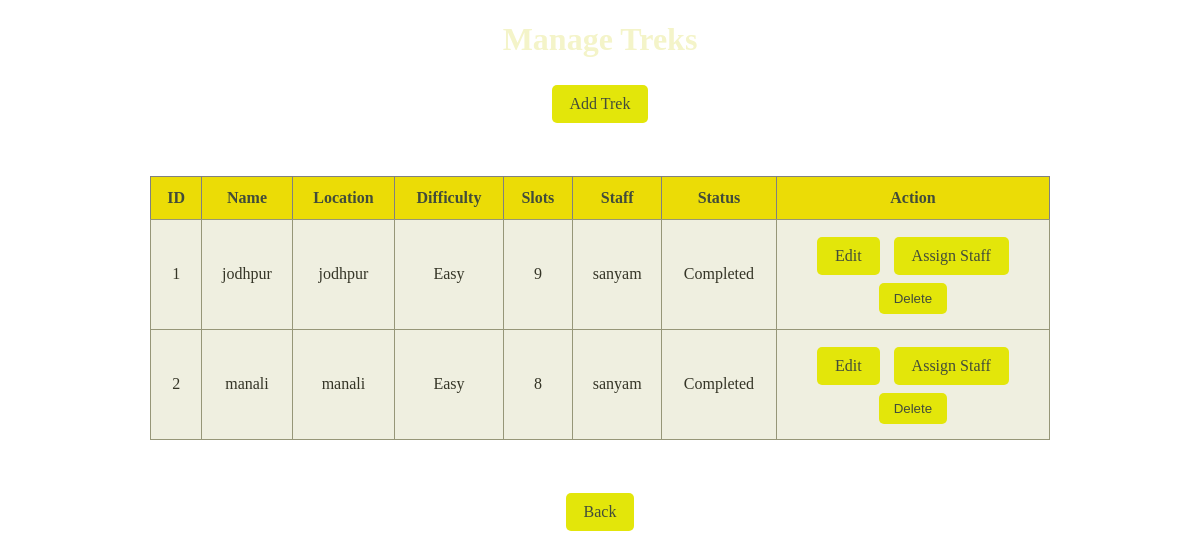
The app's page /admin/treks (signed in) with its own data.
### models.py (models this page shows)
class Trek(db.Model):
    __tablename__="treks"
    id=db.Column(db.Integer,primary_key=True)
    trek_name=db.Column(db.String(150),nullable=False)
    location=db.Column(db.String(100),nullable=False)
    difficulty=db.Column(db.String(20),nullable=False)
    duration=db.Column(db.Integer,nullable=False)
    available_slots=db.Column(db.Integer,nullable=False)
    start_date=db.Column(db.Date)
    end_date=db.Column(db.Date)
    status=db.Column(db.String(20),default="Pending")
    assigned_staff_id=db.Column(db.Integer,db.ForeignKey("trek_staff.id"),nullable=True)
    bookings=db.relationship("Booking",backref="trek")

class TrekStaff(db.Model):
    __tablename__="trek_staff"
    id=db.Column(db.Integer,primary_key=True)
    trek_staff_name=db.Column(db.String(100),nullable=False)
    phone=db.Column(db.String(15),nullable=False)
    experience=db.Column(db.Integer,nullable=False)
    address=db.Column(db.String(255),nullable=False)
    emergency_contact=db.Column(db.String(100),nullable=False)
    user_id=db.Column(db.Integer,db.ForeignKey("users.id"),unique=True,nullable=False)
    assigned_treks=db.relationship("Trek",backref="staff")

### app.py (the view)
@app.route("/admin/treks")
def admin_treks():
    if "user_id" not in session or session["role"] != "admin":
        return redirect(url_for("home"))
    return render_template("admin/treks.html", treks=Trek.query.all())

### templates/admin/treks.html (shortened to what this page needs)
<!DOCTYPE html>
<html>
<head>
</head>
<body>
<h1>Manage Treks</h1>
<a href="{{ url_for('admin_add_trek') }}">Add Trek</a>
<br><br>
<table border="1">
    <tr>
        <th>ID</th>
        <th>Name</th>
        <th>Location</th>
        <th>Difficulty</th>
        <th>Slots</th>
        <th>Staff</th>
        <th>Status</th>
        <th>Action</th>
    </tr>
    {% for trek in treks %}
    <tr>
        <td>{{ trek.id }}</td>
        <td>{{ trek.trek_name }}</td>
        <td>{{ trek.location }}</td>
        <td>{{ trek.difficulty }}</td>
        <td>{{ trek.available_slots }}</td>
        <td>{{ trek.staff.trek_staff_name }}</td>
        <td>{{ trek.status }}</td>
        <td>
            <a href="{{ url_for('admin_edit_trek', trek_id=trek.id) }}">Edit</a>
            <a href="{{ url_for('admin_assign_staff', trek_id=trek.id) }}">Assign Staff</a>
            <form method="POST"
                  action="{{ url_for('admin_delete_trek', trek_id=trek.id) }}">
                <button type="submit">Delete</button>
            </form>
        </td>
    </tr>
    {% endfor %}
</table>
<br>
<a href="{{ url_for('admin_dashboard') }}">Back</a>
</body>
</html>

### templates/admin/treks.html (style rules this page uses)
body { text-align: center; color: rgb(244, 244, 201); background: url('https://images.unsplash.com/photo-1470071459604-3b5ec3a7fe05?auto=format&fit=crop&w=1920&q=80') center/cover fixed; margin-bottom: 30px; }
table { width: 900px; margin: 30px auto; border-collapse: collapse; background: rgb(231, 231, 208, 0.65); }
th { padding: 12px; background: rgb(235, 220, 6); color: rgb(66, 76, 58); }
td { padding: 12px; color: rgb(53, 53, 39); border: 1px solid rgb(150, 150, 120); }
a { display: inline-block; padding: 10px 18px; margin: 5px; color: rgb(66, 76, 58); text-decoration: none; border-radius: 5px; background: rgb(227, 230, 10); }
button { padding: 8px 15px; margin: 3px; border: none; border-radius: 5px; color: rgb(66, 76, 58); background: rgb(227, 230, 10); }

### records on screen
Trek: id "1", trek_name "jodhpur", location "jodhpur", difficulty "Easy", available_slots "9", staff.trek_staff_name "sanyam", status "Completed"
Trek: id "2", trek_name "manali", location "manali", difficulty "Easy", available_slots "8", staff.trek_staff_name "sanyam", status "Completed"
